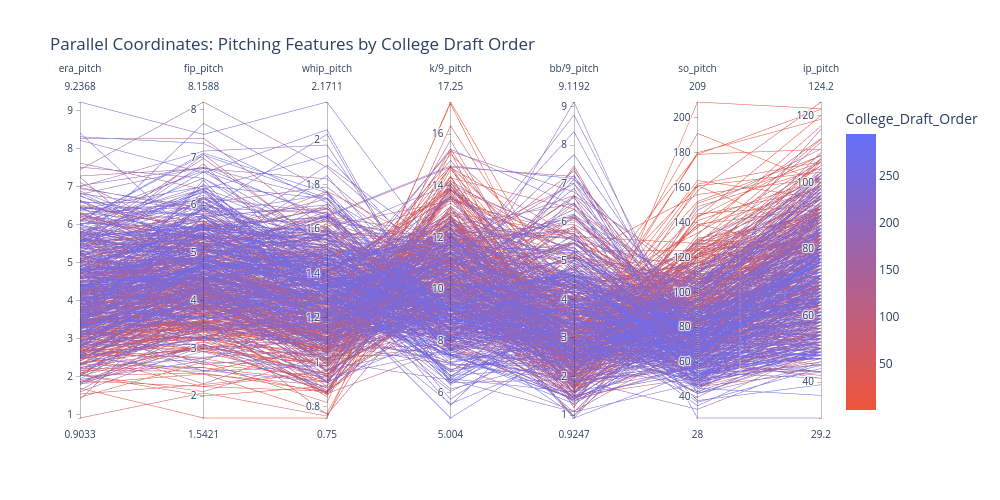

This figure's notebook cell:
### Code cell
# Pick the features on the PCP axes
pcp_features = ['era_pitch', 'fip_pitch', 'whip_pitch', 'k/9_pitch', 'bb/9_pitch', 'so_pitch', 'ip_pitch']

# Build a temporary df with those features + the target
pcp_df = draftedClean_df[pcp_features + ['College_Draft_Order']].dropna()

fig = px.parallel_coordinates(
    pcp_df,
    color='College_Draft_Order',
    dimensions=pcp_features,
    color_continuous_scale=['#EF553B', '#636EFA'],  # red = 0, blue = 1
    title='Parallel Coordinates: Pitching Features by College Draft Order'
)

fig.update_layout(width=1000, height=500)
fig.show()

### Figure 1 — Plotly figure (JSON) as saved in the notebook; plotly's stock layout.template omitted (floating-point values rounded to 4 significant figures; data arrays with more than 128 entries replaced by an {"elided": "..."} marker saying what was removed)
{"data": [{"dimensions": [{"label": "era_pitch", "values": {"elided": "677 float values"}}, {"label": "fip_pitch", "values": {"elided": "677 float values"}}, {"label": "whip_pitch", "values": {"elided": "677 float values"}}, {"label": "k/9_pitch", "values": {"elided": "677 float values"}}, {"label": "bb/9_pitch", "values": {"elided": "677 float values"}}, {"label": "so_pitch", "values": {"elided": "677 float values"}}, {"label": "ip_pitch", "values": {"elided": "677 float values"}}], "domain": {"x": [0.0, 1.0], "y": [0.0, 1.0]}, "line": {"color": {"elided": "677 int values"}, "coloraxis": "coloraxis"}, "name": "", "type": "parcoords"}], "layout": {"coloraxis": {"colorbar": {"title": {"text": "College_Draft_Order"}}, "colorscale": [[0.0, "#EF553B"], [1.0, "#636EFA"]]}, "height": 500, "legend": {"tracegroupgap": 0}, "title": {"text": "Parallel Coordinates: Pitching Features by College Draft Order"}, "width": 1000}}
